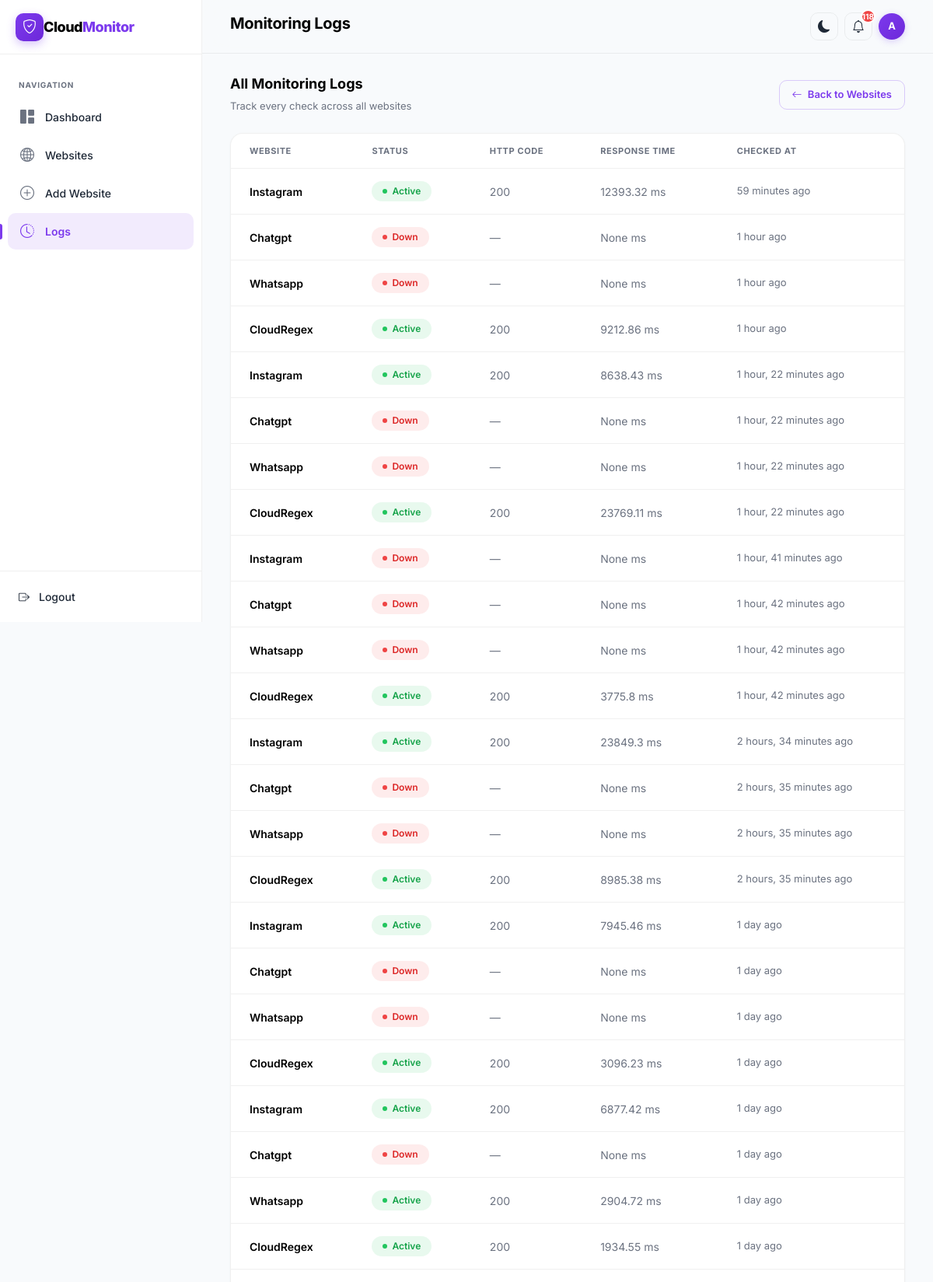
Page /logs/ (signed in, upper part) on the committed database.
### monitor/models.py (models this page shows, shortened)
class MonitorLog(models.Model):
    website = models.ForeignKey(
        Website,
        on_delete=models.CASCADE
    )
    status = models.CharField(max_length=10)
    status_code = models.IntegerField(null=True)
    response_time = models.FloatField(null=True)
    checked_at = models.DateTimeField(auto_now_add=True)

class Website(models.Model):
    name = models.CharField(max_length=100)
    url = models.URLField()
    description = models.TextField(blank=True)
    status = models.CharField(max_length=10, default='Unknown')
    response_time = models.FloatField(null=True, blank=True)
    last_checked = models.DateTimeField(null=True, blank=True)

### monitor/views.py (the view)
# urls.py: path('logs/', views.logs, name='logs'),
@login_required
def logs(request):
    logs = MonitorLog.objects.all().order_by('-checked_at')
    return render(
        request,
        'monitor/logs.html',
        {'logs': logs}
    )

### monitor/context_processors.py (called while the page is built)
def notifications(request):
    if request.user.is_authenticated:
        unread_count = Notification.objects.filter(
            is_read=False
        ).count()
        recent = Notification.objects.all()[:5]
        return {
            'unread_count': unread_count,
            'recent_notifications': recent,
        }
    return {
        'unread_count': 0,
        'recent_notifications': [],
    }

### monitor/templates/monitor/logs.html (shortened to what this page needs)
{% extends 'base.html' %}
{% block page_title %}Monitoring Logs{% endblock %}
{% block content %}
<div class="d-flex align-items-center justify-content-between gap-3 mb-4">
    <div>
        <h4 class="fw-bold mb-1" style="font-size:18px;">All Monitoring Logs</h4>
        <span class="text-muted" style="font-size:13px;">Track every check across all websites</span>
    </div>
    <a href="{% url 'website_list' %}" class="btn btn-outline-primary">
        <i class="bi bi-arrow-left me-1"></i> Back to Websites
    </a>
</div>
<div class="card-table">
    <div class="table-wrapper">
        <table class="table-custom">
            <thead>
                <tr>
                    <th>Website</th>
                    <th>Status</th>
                    <th>HTTP Code</th>
                    <th>Response Time</th>
                    <th>Checked At</th>
                </tr>
            </thead>
            <tbody>
                {% for log in logs %}
                <tr>
                    <td class="fw-semibold">{{ log.website.name }}</td>
                    <td>
                        {% if log.status == 'UP' %}
                            <span class="status-badge status-up">Active</span>
                        {% else %}
                            <span class="status-badge status-down">Down</span>
                        {% endif %}
                    </td>
                    <td class="text-muted">{{ log.status_code|default:"—" }}</td>
                    <td class="text-muted">{{ log.response_time }} ms</td>
                    <td class="text-muted" style="font-size:13px;">{{ log.checked_at|timesince }} ago</td>
                </tr>
                {% endfor %}
            </tbody>
        </table>
    </div>
</div>
{% endblock %}

### monitor/templates/base.html (shortened to what this page needs)
<!DOCTYPE html>
<html lang="en">
<head>
    <link href="https://cdn.jsdelivr.net/npm/bootstrap@5.3.3/dist/css/bootstrap.min.css" rel="stylesheet">
    <link rel="stylesheet" href="https://cdn.jsdelivr.net/npm/bootstrap-icons@1.11.3/font/bootstrap-icons.css">
</head>
<body>
<div class="sidebar">
    <div class="sidebar-brand">
        <div class="brand-icon">
            <i class="bi bi-shield-check"></i>
        </div>
        <div class="brand-text">Cloud<span>Monitor</span></div>
    </div>
    <nav class="sidebar-nav">
        <div class="nav-label">Navigation</div>
        <a href="{% url 'dashboard' %}"
           class="{% if request.resolver_match.url_name == 'dashboard' %}active{% endif %}">
            <i class="bi bi-grid-1x2-fill"></i> Dashboard
        </a>
        <a href="{% url 'website_list' %}"
           class="{% if request.resolver_match.url_name == 'website_list' %}active{% endif %}">
            <i class="bi bi-globe2"></i> Websites
        </a>
        <a href="{% url 'add_website' %}"
           class="{% if request.resolver_match.url_name == 'add_website' %}active{% endif %}">
            <i class="bi bi-plus-circle"></i> Add Website
        </a>
        <a href="{% url 'logs' %}"
           class="{% if request.resolver_match.url_name == 'logs' %}active{% endif %}">
            <i class="bi bi-clock-history"></i> Logs
        </a>
    </nav>
    <div class="sidebar-footer">
        <form method="post" action="{% url 'logout' %}" style="display:contents;">
    <button type="submit"
            onclick="return confirmLogout();"
            style="display:flex; align-items:center; gap:12px; padding:10px 14px; border-radius:var(--radius-sm); color:var(--text-secondary); background:none; border:none; width:100%; cursor:pointer; font-family:inherit; font-size:14px; font-weight:500;">
        <i class="bi bi-box-arrow-right"></i>
        Logout
    </button>
</form>
    </div>
</div>
<div class="main-content">
    <div class="topbar">
        <h2>{% block page_title %}Dashboard{% endblock %}</h2>
        <div class="topbar-actions">
            <button onclick="toggleTheme()" class="btn-icon" title="Toggle theme">
                <i class="bi bi-moon-fill" id="themeIcon"></i>
            </button>
            <div class="dropdown" style="position:relative;">
                <button class="btn-icon" title="Notifications" data-bs-toggle="dropdown" aria-expanded="false">
                    <i class="bi bi-bell"></i>
                    <span id="notifBadge" class="notif-badge" style="display:{% if unread_count > 0 %}flex{% else %}none{% endif %};">{{ unread_count }}</span>
                </button>
            </div>
            <div class="dropdown">
    <div class="avatar"
         data-bs-toggle="dropdown"
         style="cursor:pointer;">
        {{ user.username|first|upper }}
    </div>
</div>
        </div>
    </div>
    <div class="page-content">
        {% block content %}{% endblock %}
    </div>
</div>
</body>
</html>

### rows in the picture
MonitorLog: website.name "Instagram", status "Active", status_code "200", response_time "12393.32", checked_at "59 minutes"
MonitorLog: website.name "Chatgpt", status "Down", status_code "—", response_time "None", checked_at "1 hour"
MonitorLog: website.name "Whatsapp", status "Down", status_code "—", response_time "None", checked_at "1 hour"
MonitorLog: website.name "CloudRegex", status "Active", status_code "200", response_time "9212.86", checked_at "1 hour"
MonitorLog: website.name "Instagram", status "Active", status_code "200", response_time "8638.43", checked_at "1 hour, 22 minutes"
MonitorLog: website.name "Chatgpt", status "Down", status_code "—", response_time "None", checked_at "1 hour, 22 minutes"
MonitorLog: website.name "Whatsapp", status "Down", status_code "—", response_time "None", checked_at "1 hour, 22 minutes"
MonitorLog: website.name "CloudRegex", status "Active", status_code "200", response_time "23769.11", checked_at "1 hour, 22 minutes"
MonitorLog: website.name "Instagram", status "Down", status_code "—", response_time "None", checked_at "1 hour, 41 minutes"
MonitorLog: website.name "Chatgpt", status "Down", status_code "—", response_time "None", checked_at "1 hour, 42 minutes"
MonitorLog: website.name "Whatsapp", status "Down", status_code "—", response_time "None", checked_at "1 hour, 42 minutes"
MonitorLog: website.name "CloudRegex", status "Active", status_code "200", response_time "3775.8", checked_at "1 hour, 42 minutes"
MonitorLog: website.name "Instagram", status "Active", status_code "200", response_time "23849.3", checked_at "2 hours, 34 minutes"
MonitorLog: website.name "Chatgpt", status "Down", status_code "—", response_time "None", checked_at "2 hours, 35 minutes"
MonitorLog: website.name "Whatsapp", status "Down", status_code "—", response_time "None", checked_at "2 hours, 35 minutes"
MonitorLog: website.name "CloudRegex", status "Active", status_code "200", response_time "8985.38", checked_at "2 hours, 35 minutes"
MonitorLog: website.name "Instagram", status "Active", status_code "200", response_time "7945.46", checked_at "1 day"
MonitorLog: website.name "Chatgpt", status "Down", status_code "—", response_time "None", checked_at "1 day"
MonitorLog: website.name "Whatsapp", status "Down", status_code "—", response_time "None", checked_at "1 day"
MonitorLog: website.name "CloudRegex", status "Active", status_code "200", response_time "3096.23", checked_at "1 day"
MonitorLog: website.name "Instagram", status "Active", status_code "200", response_time "6877.42", checked_at "1 day"
MonitorLog: website.name "Chatgpt", status "Down", status_code "—", response_time "None", checked_at "1 day"
MonitorLog: website.name "Whatsapp", status "Active", status_code "200", response_time "2904.72", checked_at "1 day"
MonitorLog: website.name "CloudRegex", status "Active", status_code "200", response_time "1934.55", checked_at "1 day"

### other values in the picture
{{ unread_count }} "118"
{{ user.username|first|upper }} "A"
